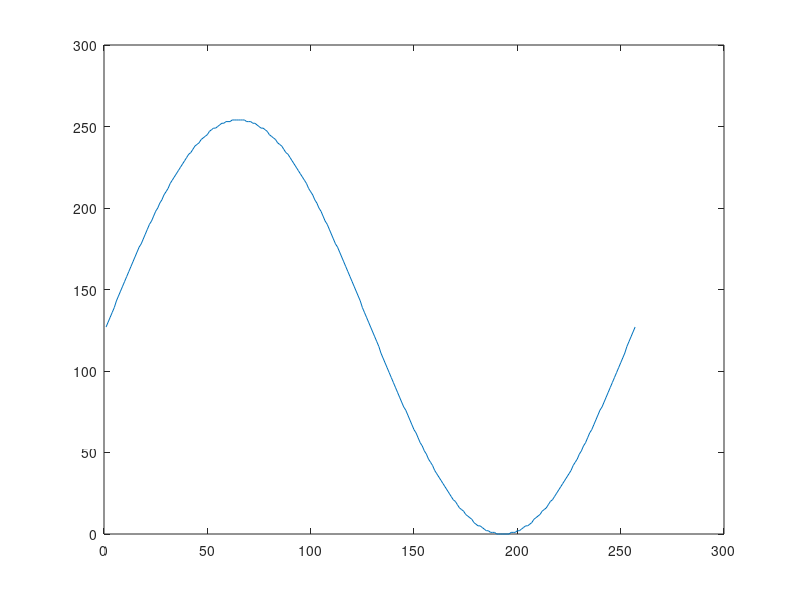

Write the MATLAB code that produced this figure. (Note: this script raises an error after producing the figure.)
%{ %%%%%%%%%%%%%%%%%%%%%%%%%%%%%%%%%%%%%%%%%%
% Kevin Box
% kbox@hmc.edu
% Oct 31 2023
% Wavetable Generation
%} %%%%%%%%%%%%%%%%%%%%%%%%%%%%%%%%%%%%%%%%%%
%{
clear
sysClock = 10000;
sampFreq = sysClock;

dictNotes4 = dictionary('c4', 261.63, 'cS4', 277.18, 'd4', 293.66, ...
                    'dS4', 311.13, 'e4', 329.63, 'f4', 349.23, 'fS4', 369.99, ...
                    'g4', 392, 'gS4', 415.30, 'a4', 440, 'aS4', 466.16, 'b4', 493.88);

notes4 = [261.63 277.18 293.66 311.13 293.63 349.23 369.99 392 415.30 440 466.16 493.88];

t = 0:1/sampFreq:0.2; % times to sample at more than one full period for any note in 4th? key

for x = 1:length(notes4) 
    table(x, :) = uint8(127*sin(2*pi*notes4(x)*t) + 127);
end 

loopLocsc4 = find(table(1, :)==127);
loopLocscS4 = find(table(2, :)==127);
loopLocsd4 = find(table(3, :)==127);
loopLocsdS4 = find(table(4, :)==127);
loopLocse4 = find(table(5, :)==127);
loopLocsf4 = find(table(6, :)==127);
loopLocsfS4 = find(table(7, :)==127);
loopLocsg4 = find(table(8, :)==127);
loopLocsgS4 = find(table(9, :)==127);
loopLocsa4 = find(table(10, :)==127);
loopLocsaS4 = find(table(11, :)==127);
loopLocsb4 = find(table(12, :)==127);

finalList = cat(2, table(1, 1:344), table(2, 1:469), table(3, 1:647), ...
             table(4, 1:225), ...
             table(5, 1:613), ...
             table(6, 1:1174), ...
             table(7, 1:500), ...
             table(8, 1:1250), ...
             table(9, 1:915), ...
             table(10, 1:125), ...
             table(11, 1:665), ...
             table(12, 1:81) ...
             );
%}
%%
clear
t = 0:0.00390625:1;
table = uint8(127*sin(2*pi*t) + 127);
column = table';
plot(table)
data = dec2hex(column(1:256));
writematrix(data,'wave.txt', 'Delimiter', 'space');
